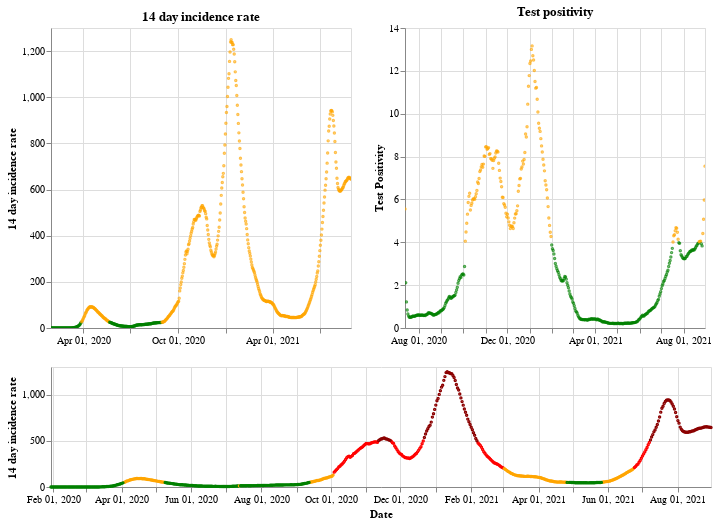

Notebook cell for this chart:
### Markdown cell above
## England

### Code cell
plot_traffic_light('England')

### Figure 1 — Vega-Lite specification as saved in the notebook (floating-point values rounded to 4 significant figures; data arrays with more than 128 entries replaced by an {"elided": "..."} marker saying what was removed)
{"config": {"view": {"continuousWidth": 400, "continuousHeight": 300}}, "vconcat": [{"hconcat": [{"mark": {"type": "point", "size": 2}, "encoding": {"color": {"condition": {"value": "green", "test": "(datum.twoWeeklyCasesRate <= 25)"}, "value": "orange"}, "tooltip": [{"type": "nominal", "field": "areaName"}, {"type": "temporal", "field": "date"}, {"type": "quantitative", "field": "twoWeeklyCasesRate"}, {"type": "quantitative", "field": "testPositivity"}], "x": {"type": "temporal", "axis": {"title": ""}, "field": "date", "scale": {"domain": {"selection": "DateBrush"}}, "timeUnit": "yearmonthdate"}, "y": {"type": "quantitative", "axis": {"title": "14 day incidence rate"}, "field": "twoWeeklyCasesRate"}}, "title": "14 day incidence rate", "width": 300}, {"mark": {"type": "point", "size": 2}, "encoding": {"color": {"condition": {"value": "green", "test": "(datum.testPositivity <= 4)"}, "value": "orange"}, "tooltip": [{"type": "nominal", "field": "areaName"}, {"type": "temporal", "field": "date"}, {"type": "quantitative", "field": "twoWeeklyCasesRate"}, {"type": "quantitative", "field": "testPositivity"}], "x": {"type": "temporal", "axis": {"title": ""}, "field": "date", "scale": {"domain": {"selection": "DateBrush"}}, "timeUnit": "yearmonthdate"}, "y": {"type": "quantitative", "axis": {"title": "Test Positivity"}, "field": "testPositivity"}}, "title": "Test positivity", "width": 300}]}, {"layer": [{"mark": {"type": "point", "size": 2}, "encoding": {"color": {"condition": {"value": "orange", "test": "(((datum.testPositivity < 4) && (datum.twoWeeklyCasesRate >= 50)) && (datum.twoWeeklyCasesRate < 200))"}, "value": "red"}, "opacity": {"condition": {"value": 1, "test": "((datum.twoWeeklyCasesRate >= 50) && (datum.twoWeeklyCasesRate < 500))"}, "value": 0}, "tooltip": [{"type": "nominal", "field": "areaName"}, {"type": "temporal", "field": "date"}, {"type": "quantitative", "field": "twoWeeklyCasesRate"}, {"type": "quantitative", "field": "testPositivity"}], "x": {"type": "temporal", "axis": {"title": "Date"}, "field": "date", "timeUnit": "yearmonthdate"}, "y": {"type": "quantitative", "axis": {"title": "14 day incidence rate"}, "field": "twoWeeklyCasesRate"}}, "selection": {"DateBrush": {"type": "interval", "encodings": ["x"], "fields": ["Time"]}}}, {"mark": {"type": "point", "size": 2}, "encoding": {"color": {"value": "darkred"}, "opacity": {"condition": {"value": 1, "test": "(datum.twoWeeklyCasesRate >= 500)"}, "value": 0}, "tooltip": [{"type": "nominal", "field": "areaName"}, {"type": "temporal", "field": "date"}, {"type": "quantitative", "field": "twoWeeklyCasesRate"}, {"type": "quantitative", "field": "testPositivity"}], "x": {"type": "temporal", "axis": {"title": "Date"}, "field": "date", "timeUnit": "yearmonthdate"}, "y": {"type": "quantitative", "axis": {"title": "14 day incidence rate"}, "field": "twoWeeklyCasesRate"}}}, {"mark": {"type": "point", "size": 2}, "encoding": {"color": {"condition": {"value": "green", "test": "((datum.testPositivity < 4) && (datum.twoWeeklyCasesRate < 50))"}, "value": "orange"}, "opacity": {"condition": {"value": 1, "test": "(datum.twoWeeklyCasesRate < 50)"}, "value": 0}, "tooltip": [{"type": "nominal", "field": "areaName"}, {"type": "temporal", "field": "date"}, {"type": "quantitative", "field": "twoWeeklyCasesRate"}, {"type": "quantitative", "field": "testPositivity"}], "x": {"type": "temporal", "axis": {"title": "Date"}, "field": "date", "timeUnit": "yearmonthdate"}, "y": {"type": "quantitative", "axis": {"title": "14 day incidence rate"}, "field": "twoWeeklyCasesRate"}}}], "height": 120, "width": 660}], "data": {"name": "data-1f9cf52cde4387da142e0b2abe8cd735"}, "$schema": "https://vega.github.io/schema/vega-lite/v4.8.1.json", "datasets": {"data-1f9cf52cde4387da142e0b2abe8cd735": {"elided": "579 records"}}}
